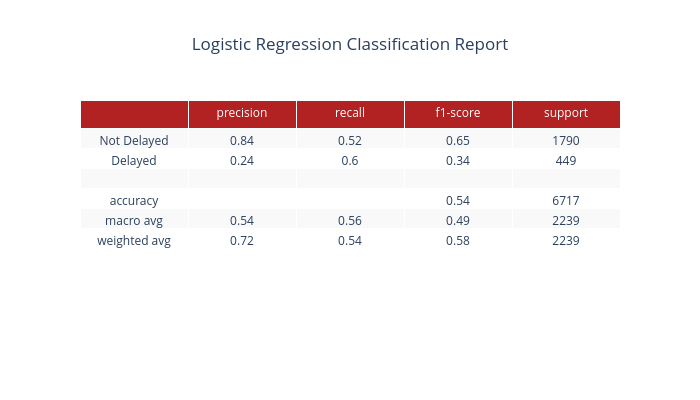

Notebook code for this chart:
### Code cell
from sklearn.linear_model import LogisticRegression

# Build a fully grown decision tree clf
lr = LogisticRegression(class_weight='balanced', max_iter=1000)
lr.fit(X_train, y_train)

#To make predictions on the test set, ues the predict method:
y_pred_lr = lr.predict(X_test)


# Prints metrics for evaluation

evaluate_model_plotly(lr, "Logistic Regression", X_train, X_test, y_train, y_test)

### Figure 1 — Plotly figure (JSON) as saved in the notebook; plotly's stock layout.template omitted (floating-point values rounded to 4 significant figures)
{"data": [{"cells": {"align": "center", "fill": {"color": [["#f9f9f9", "white", "#f9f9f9", "white", "#f9f9f9", "white", "#f9f9f9", "white", "#f9f9f9", "white", "#f9f9f9", "white"]]}, "values": [["Not Delayed", "Delayed", "", "accuracy", "macro avg", "weighted avg"], [0.84, 0.24, "", "", 0.54, 0.72], [0.52, 0.6, "", "", 0.56, 0.54], [0.65, 0.34, "", 0.54, 0.49, 0.58], [1790, 449, "", 6717, 2239, 2239]]}, "header": {"align": "center", "fill": {"color": "firebrick"}, "font": {"color": "white", "size": 12}, "values": ["", "precision", "recall", "f1-score", "support"]}, "type": "table"}], "layout": {"height": 400, "title": {"text": "Logistic Regression Classification Report", "x": 0.5, "xanchor": "center"}, "width": 700}}
